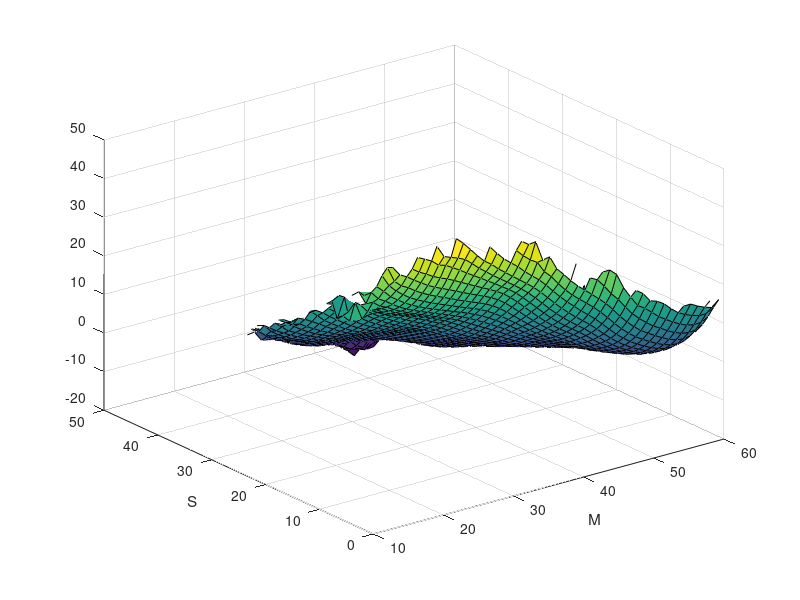
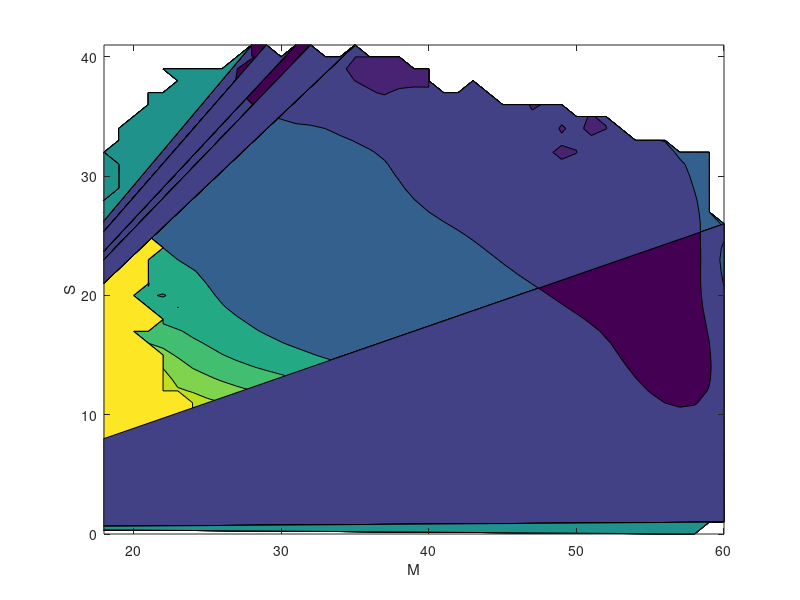

These charts were generated, in order, by the following MATLAB code:
close all
clear all
M=linspace(18,60,43);
S=linspace(0,41,42);
G=load('free_energy.dat');
surf(M,S,G');xlabel('M');ylabel('S');
figure
contourf(M,S,G');xlabel('M');ylabel('S');
